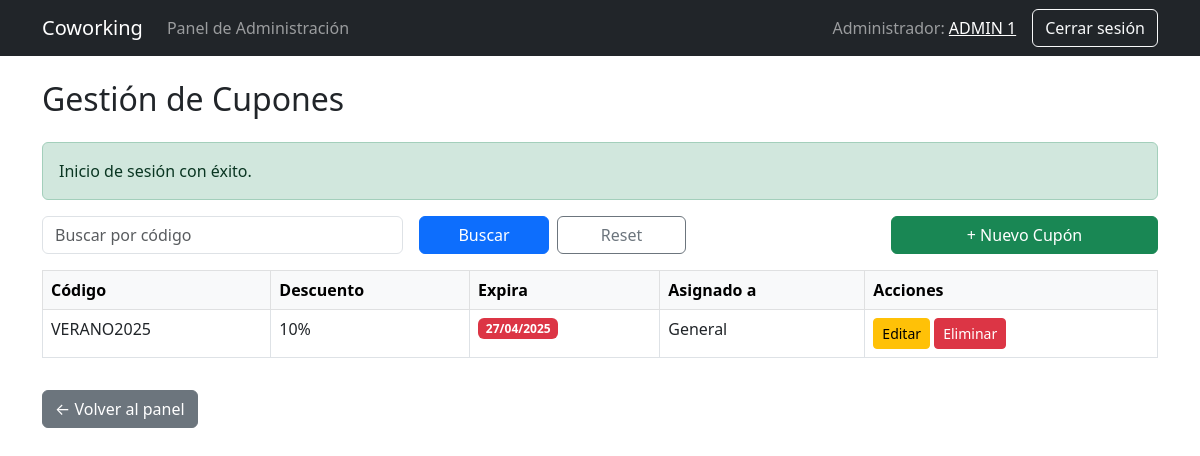
Page /coworking/public/index.php?c=admincupones&a=index (signed in) on the committed database.
### tables this page shows
CREATE TABLE `cupones` (
  `id` int(11) NOT NULL,
  `usuario_id` int(11) DEFAULT NULL,
  `codigo` varchar(50) NOT NULL,
  `descuento` int(11) NOT NULL,
  `fecha_expiracion` date NOT NULL
);

### coworking/controllers/AdminCuponesController.php (called while the page is built, shortened)
<?php
require_once __DIR__ . '/../models/Cupon.php';
class AdminCuponesController {
    public function index() {
        global $pdo;
        $busqueda = $_GET['busqueda'] ?? '';
        $pagina = isset($_GET['pagina']) ? max(1, intval($_GET['pagina'])) : 1;
        $por_pagina = 10;
        $modelo = new Cupon($pdo);
        $total = $modelo->contarConFiltro($busqueda);
        $cupones = $modelo->buscarConFiltro($busqueda, $pagina, $por_pagina);
        require_once __DIR__ . '/../views/admin/cupones/index.php';
    }
}

### coworking/public/index.php (called while the page is built, shortened)
<?php
require_once '../helpers/functions.php';
require_once '../router.php';

### coworking/models/Cupon.php (called while the page is built, shortened)
<?php
class Cupon {
    private $db;
    public function __construct($pdo) {
        $this->db = $pdo;
    }
    public function contarConFiltro($busqueda) {
        $sql = "SELECT COUNT(*) FROM cupones WHERE codigo LIKE ?";
        $stmt = $this->db->prepare($sql);
        $stmt->execute(['%' . $busqueda . '%']);
        return $stmt->fetchColumn();
    }
    public function buscarConFiltro($busqueda, $pagina, $por_pagina) {
        $offset = ($pagina - 1) * $por_pagina;
        $sql = "
            SELECT c.*, u.nombre_completo
            FROM cupones c
            LEFT JOIN usuarios u ON c.usuario_id = u.id
            WHERE c.codigo LIKE ?
            ORDER BY c.fecha_expiracion DESC
            LIMIT $por_pagina OFFSET $offset
        ";
        $stmt = $this->db->prepare($sql);
        $stmt->execute(['%' . $busqueda . '%']);
        return $stmt->fetchAll(PDO::FETCH_ASSOC);
    }
}

### coworking/views/admin/cupones/index.php (the view, shortened to what this page needs)
<?php require_once __DIR__ . '/../../partials/navbar.php'; ?>
<!DOCTYPE html>
<html lang="es">
<head>
    <link href="https://cdn.jsdelivr.net/npm/bootstrap@5.3.0/dist/css/bootstrap.min.css" rel="stylesheet">
</head>
<body>
<div class="container mt-4">
    <h2 class="mb-4">Gestión de Cupones</h2>
    <?php if (isset($_SESSION['success'])): mostrarMensaje('success', $_SESSION['success']); unset($_SESSION['success']); endif; ?>
    <form method="GET" class="row g-3 align-items-end mb-3">
        <div class="col-md-4">
            <input
                type="text"
                name="busqueda"
                class="form-control"
                placeholder="Buscar por código"
                value="<?= htmlspecialchars($_GET['busqueda'] ?? '') ?>"
                onkeydown="if (event.key === 'Enter') this.form.submit();"
            >
        </div>
        <div class="col-md-3 d-flex gap-2">
            <button type="submit" class="btn btn-primary w-100">Buscar</button>
            <a href="?c=adminCupones" class="btn btn-outline-secondary w-100">Reset</a>
        </div>
        <div class="col-md-3 text-end ms-auto">
            <a href="?c=adminCupones&a=crear" class="btn btn-success w-100">+ Nuevo Cupón</a>
        </div>
    </form>
    <table class="table table-bordered table-hover">
        <thead class="table-light">
            <tr>
                <th>Código</th>
                <th>Descuento</th>
                <th>Expira</th>
                <th>Asignado a</th>
                <th>Acciones</th>
            </tr>
        </thead>
        <tbody>
            <?php foreach ($cupones as $c): ?>
                <?php
                    $vigente = strtotime($c['fecha_expiracion']) >= strtotime(date('d-m-Y'));
                    $badgeClass = $vigente ? 'bg-success' : 'bg-danger';
                ?>
                <tr>
                    <td><?= htmlspecialchars($c['codigo']) ?></td>
                    <td><?= $c['descuento'] ?>%</td>
                    <td>
                        <span class="badge <?= $badgeClass ?>">
                            <?= date('d/m/Y', strtotime($c['fecha_expiracion'])) ?>
                        </span>
                    </td>
                    <td><?= htmlspecialchars($c['nombre_completo'] ?? 'General') ?></td>
                    <td>
                        <a href="?c=adminCupones&a=editar&id=<?= $c['id'] ?>" class="btn btn-sm btn-warning">Editar</a>
                        <a href="?c=adminCupones&a=eliminar&id=<?= $c['id'] ?>" class="btn btn-sm btn-danger" onclick="return confirm('¿Eliminar cupón?')">Eliminar</a>
                    </td>
                </tr>
            <?php endforeach ?>
        </tbody>
    </table>
    <a href="?c=admin&a=index" class="btn btn-secondary mt-3">← Volver al panel</a>
</div>
</body>
</html>

### rows in the picture
cupones: codigo "VERANO2025", descuento "10", fecha_expiracion "27/04/2025", nombre_completo "General"

### other values in the picture
$_SESSION['usuario']['nombre_completo'] "ADMIN 1"
$mensaje "Inicio de sesión con éxito."
